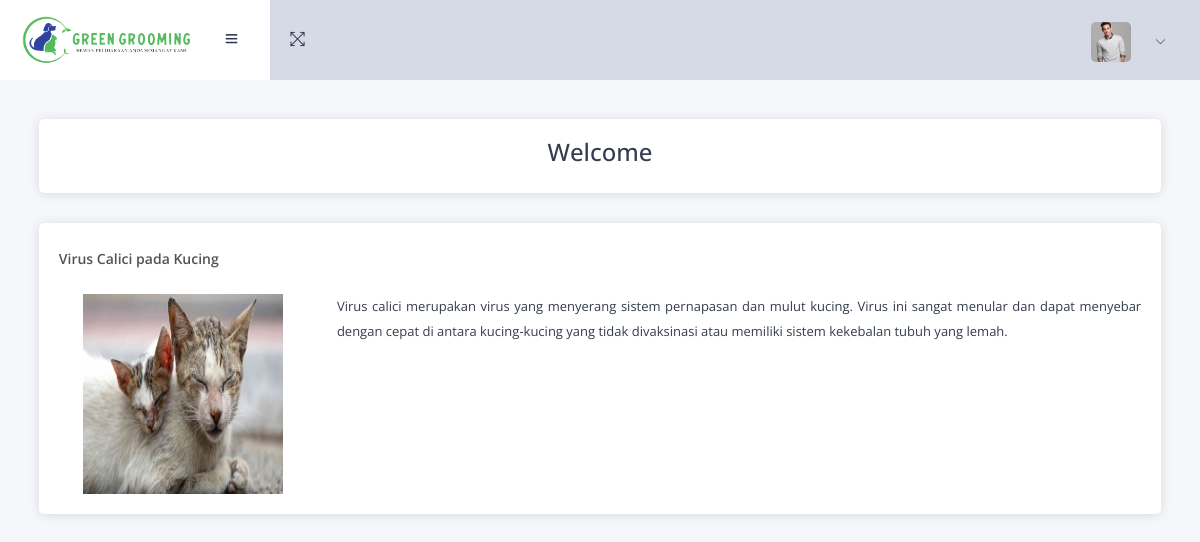
The page /index.php/dashboard on the database its author committed.
### tables this page shows
CREATE TABLE `m_artikel` (
  `id` int(11) NOT NULL,
  `judul` varchar(150) NOT NULL,
  `deskripsi` text NOT NULL,
  `foto` varchar(150) NOT NULL
);

### application/controllers/Dashboard.php (called while the page is built, shortened)
<?php
class Dashboard extends CI_Controller
{
	public function index()
	{
		$data = [
			"title" => "Green Grooming",
			"pages" => "index",
			"content" => "dashboard/index",
			"artikel" => $this->db->get('m_artikel')->result()
		];
		$this->load->view('layout/main', $data);
	}
}

### index.php (called while the page is built, shortened)
<?php
require_once BASEPATH.'core/CodeIgniter.php';

### application/views/dashboard/index.php (the view)
<div class="pcoded-inner-content">
	<div class="main-body">
		<div class="page-wrapper">
			<div class="page-body">
				<div class="row">
					<div class="col-sm-12">
						<div class="card">
							<div class="card-body text-center">
								<h4>Welcome</h4>
							</div>
						</div>
					</div>
					<?php foreach ($artikel as $a) { ?>
						<div class="col-sm-12">
							<div class="card">
								<div class="card-header">
									<h5><?= $a->judul; ?></h5>
								</div>
								<div class="card-block">
									<div class="row">
										<div class="col-sm-3 text-center">
											<img src="<?= base_url('assets/uploads/artikel/'); ?><?= $a->foto; ?>" alt="" srcset="" width="200px" height="200px">
										</div>
										<div class="col-sm-9">
											<p style="text-align: justify;">
												<?= $a->deskripsi; ?>
											</p>
										</div>
									</div>
								</div>
							</div>
						</div>
					<?php	} ?>
				</div>
			</div>
		</div>
	</div>
</div>

### application/views/layout/main.php (shortened to what this page needs)
<!DOCTYPE html>
<html lang="en">
<head>
	<link rel="stylesheet" type="text/css" href="<?= base_url(); ?>assets/admin/css/bootstrap/css/bootstrap.min.css">
	<link rel="stylesheet" type="text/css" href="<?= base_url(); ?>assets/admin/icon/themify-icons/themify-icons.css">
	<link rel="stylesheet" type="text/css" href="<?= base_url(); ?>assets/admin/icon/icofont/css/icofont.css">
	<link rel="stylesheet" type="text/css" href="<?= base_url(); ?>assets/admin/css/style.css">
	<link rel="stylesheet" type="text/css" href="<?= base_url(); ?>assets/admin/css/jquery.mCustomScrollbar.css">
	<link rel="stylesheet" type="text/css" href="<?php echo base_url(); ?>/assets/admin/css/dataTables.bootstrap4.min.css">
	<link rel="stylesheet" href="<?= base_url() ?>assets/admin/css/buttons.dataTables.min.css">
	<link rel="stylesheet" href="https://cdnjs.cloudflare.com/ajax/libs/Dropify/0.2.2/css/dropify.min.css">
	<link rel="stylesheet" href="<?= base_url() ?>/assets/fancybox/jquery.fancybox.min.css" />
	<link rel="stylesheet" type="text/css" href="<?= base_url(); ?>assets/pages/j-pro/css/j-pro-modern.css">
	<link rel="stylesheet" type="text/css" href="<?= base_url(); ?>assets/datetimepicker/bootstrap-datetimepicker.css">
	<link rel="stylesheet" type="text/css" href="<?= base_url(); ?>assets/files/bower_components/bootstrap-daterangepicker/css/daterangepicker.css" />
</head>
<body>
	<div id="pcoded" class="pcoded">
		<div class="pcoded-container navbar-wrapper">
			<nav class="navbar header-navbar pcoded-header">
				<div class="navbar-wrapper">
					<div class="navbar-logo" style="background-color: white;">
						<a class="mobile-menu" id="mobile-collapse" href="#!">
							<i class="ti-menu"></i>
						</a>
						<a href="index.html">
							<img class="img-fluid" src="<?= base_url(); ?>assets/images/green.png" alt="Theme-Logo" style="width: 200px;" />
						</a>
					</div>
					<div class="navbar-container container-fluid">
						<ul class="nav-left">
							<li>
								<a href="#!" onclick="javascript:toggleFullScreen()">
									<i class="ti-fullscreen"></i>
								</a>
							</li>
						</ul>
						<ul class="nav-right">
							<li class="user-profile header-notification">
								<a href="#!">
									<img src="<?= base_url(); ?>assets/admin/images/avatar-4.jpg" class="img-radius" alt="User-Profile-Image">
									<i class="ti-angle-down"></i>
								</a>
							</li>
						</ul>
					</div>
				</div>
			</nav>
			<div class="pcoded-main-container">
				<div class="pcoded-wrapper">
						<?php $this->load->view('layout/navigation'); ?>
					<div class="pcoded-content">
						<?php if (isset($content)) {
							$this->load->view($content);
						} ?>
					</div>
				</div>
			</div>
		</div>
	</div>
</body>
</html>

### rows shown on the page
m_artikel: judul "Virus Calici pada Kucing", foto (picture), deskripsi "Virus calici merupakan virus yang menyerang sistem pernapasan dan mulut kucing. Virus ini sangat menular dan dapat menyebar dengan cepat di antara kucing-kucing yang tidak divaksinasi atau memiliki sistem kekebalan tubuh yang lemah."
